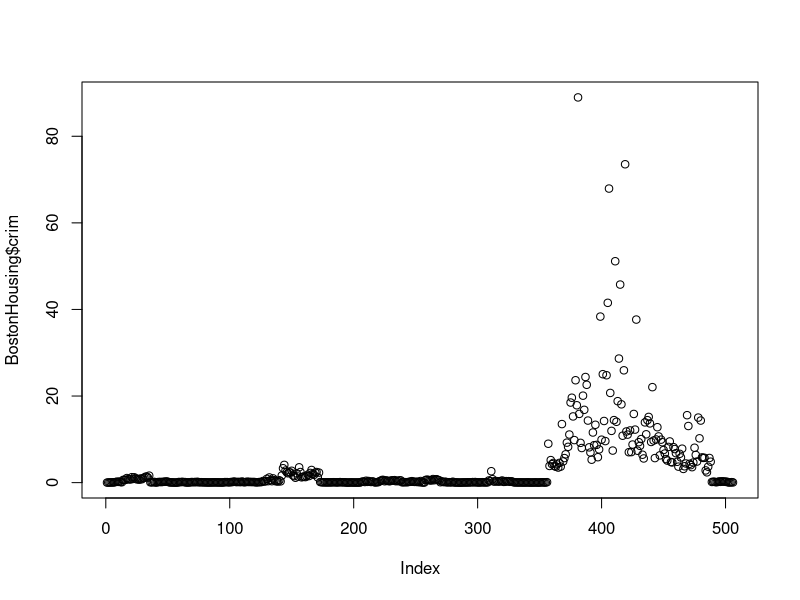
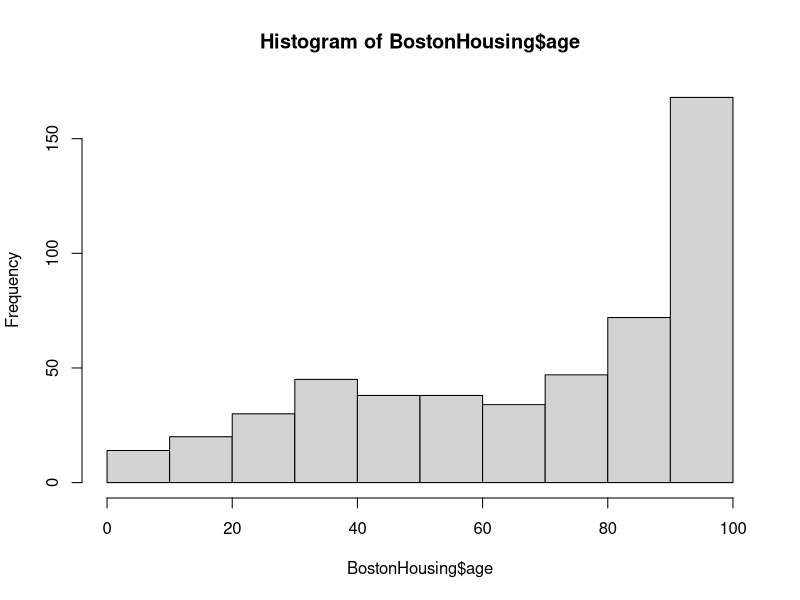
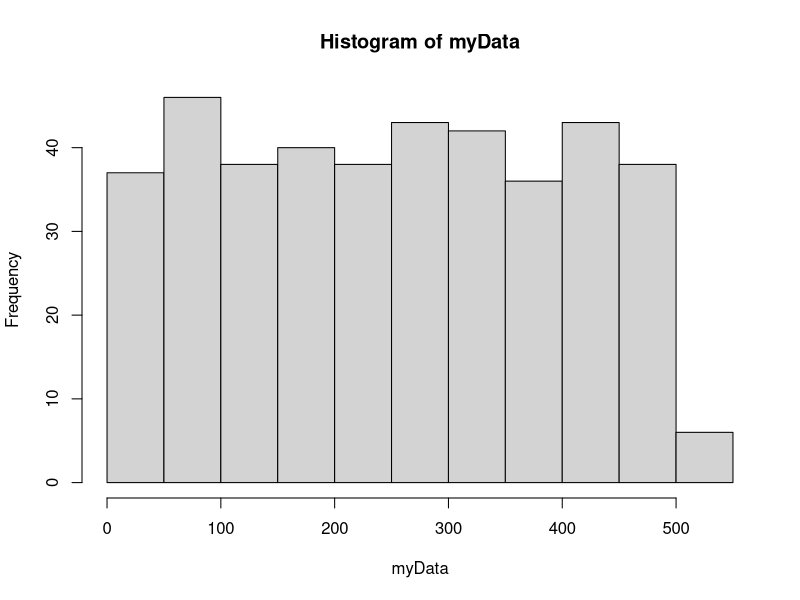
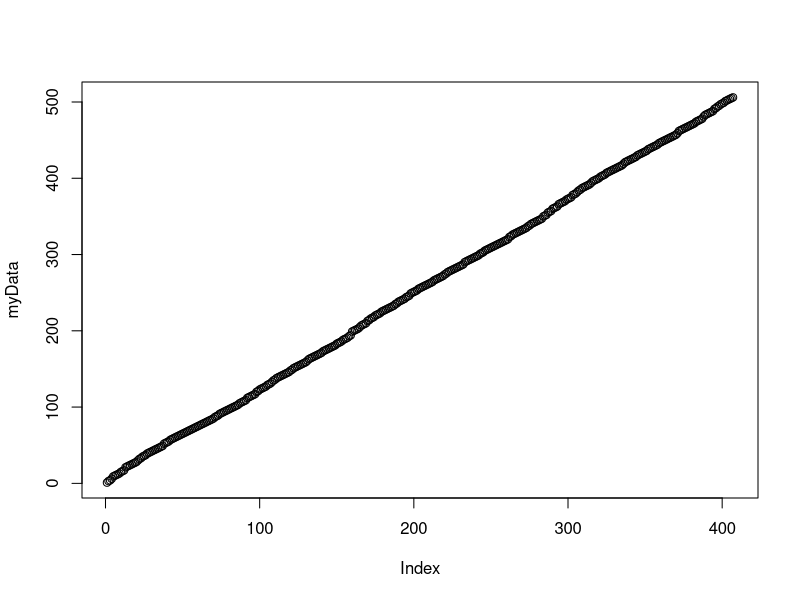

The R script that drew these images, in order:
#############################################
# Machine Learning with R                   #
# Date 23rd October 2022                    #
# Data Science Mar'22 class                 #
#############################################

# Import Libraries
# install.packages ("mlbench")
library (mlbench)
# install.packages ("caret")

library (caret)

# Load the Boston Housing Dataset from mlbench library

 data (BostonHousing)

# visualize the data
 plot (BostonHousing$crim)
 hist (BostonHousing$age)

# split the dataset using strtify random sampling
myData <- createDataPartition(BostonHousing$medv, p=0.8, list =FALSE)

# Visualzing the 80% data for training
hist (myData)
plot (myData)

# Training the Machine algorithm
Training_Dataset <- BostonHousing[myData,]
Testing_Dataset <- BostonHousing[-myData,]

# Building the Linear regression model
Model <-  train(
  medv ~.,
  data = Training_Dataset,
  na.action = na.omit,     # incase there is a missing data, omit
  preProcess = c("scale", "center"),
  method = "lm",
  trControl = trainControl(method = "none")
)

# To predict using our model
Model.Training <- predict(Model, Training_Dataset)
Model.Testing <- predict(Model, Testing_Dataset)

# Model summary
summary(Model)
